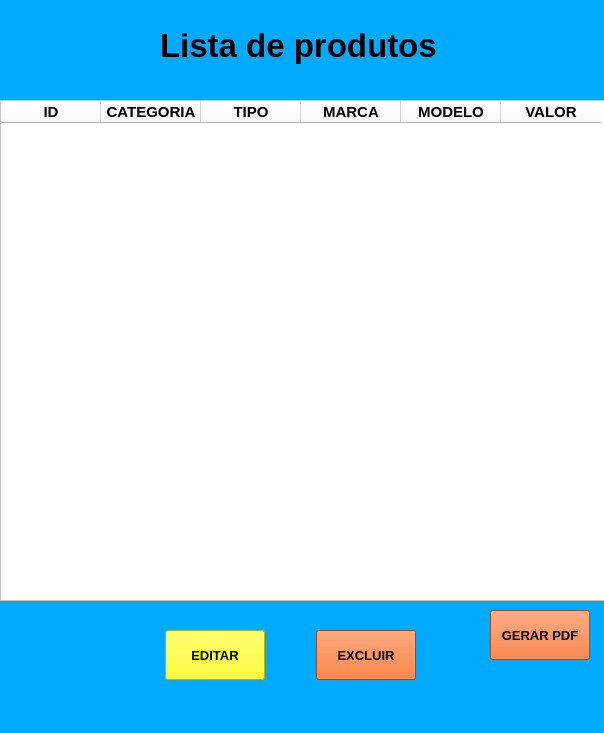
<?xml version="1.0" encoding="UTF-8"?>
<ui version="4.0">
 <class>MainWindow</class>
 <widget class="QMainWindow" name="MainWindow">
  <property name="geometry">
   <rect>
    <x>0</x>
    <y>0</y>
    <width>604</width>
    <height>733</height>
   </rect>
  </property>
  <property name="windowTitle">
   <string>MainWindow</string>
  </property>
  <property name="styleSheet">
   <string notr="true">background-color: rgb(0, 170, 255);</string>
  </property>
  <widget class="QWidget" name="centralwidget">
   <widget class="QLabel" name="label">
    <property name="geometry">
     <rect>
      <x>160</x>
      <y>20</y>
      <width>301</width>
      <height>51</height>
     </rect>
    </property>
    <property name="font">
     <font>
      <pointsize>25</pointsize>
      <weight>75</weight>
      <bold>true</bold>
     </font>
    </property>
    <property name="text">
     <string>Lista de produtos</string>
    </property>
   </widget>
   <widget class="QTableWidget" name="tableWidget">
    <property name="geometry">
     <rect>
      <x>0</x>
      <y>100</y>
      <width>731</width>
      <height>501</height>
     </rect>
    </property>
    <property name="font">
     <font>
      <pointsize>12</pointsize>
      <weight>75</weight>
      <bold>true</bold>
     </font>
    </property>
    <property name="styleSheet">
     <string notr="true">background-color: rgb(255, 255, 255);</string>
    </property>
    <property name="sizeAdjustPolicy">
     <enum>QAbstractScrollArea::AdjustToContents</enum>
    </property>
    <property name="wordWrap">
     <bool>true</bool>
    </property>
    <column>
     <property name="text">
      <string>ID</string>
     </property>
     <property name="font">
      <font>
       <pointsize>11</pointsize>
       <weight>75</weight>
       <bold>true</bold>
      </font>
     </property>
    </column>
    <column>
     <property name="text">
      <string>CATEGORIA</string>
     </property>
     <property name="font">
      <font>
       <pointsize>11</pointsize>
       <weight>75</weight>
       <bold>true</bold>
      </font>
     </property>
    </column>
    <column>
     <property name="text">
      <string>TIPO</string>
     </property>
     <property name="font">
      <font>
       <pointsize>11</pointsize>
       <weight>75</weight>
       <bold>true</bold>
      </font>
     </property>
    </column>
    <column>
     <property name="text">
      <string>MARCA</string>
     </property>
     <property name="font">
      <font>
       <pointsize>11</pointsize>
       <weight>75</weight>
       <bold>true</bold>
      </font>
     </property>
    </column>
    <column>
     <property name="text">
      <string>MODELO</string>
     </property>
     <property name="font">
      <font>
       <pointsize>11</pointsize>
       <weight>75</weight>
       <bold>true</bold>
      </font>
     </property>
    </column>
    <column>
     <property name="text">
      <string>VALOR</string>
     </property>
     <property name="font">
      <font>
       <pointsize>11</pointsize>
       <weight>75</weight>
       <bold>true</bold>
      </font>
     </property>
    </column>
   </widget>
   <widget class="QPushButton" name="btnPDF">
    <property name="geometry">
     <rect>
      <x>490</x>
      <y>610</y>
      <width>100</width>
      <height>50</height>
     </rect>
    </property>
    <property name="maximumSize">
     <size>
      <width>100</width>
      <height>50</height>
     </size>
    </property>
    <property name="font">
     <font>
      <pointsize>10</pointsize>
      <weight>75</weight>
      <bold>true</bold>
     </font>
    </property>
    <property name="styleSheet">
     <string notr="true">background-color: rgb(255, 88, 10);</string>
    </property>
    <property name="text">
     <string>GERAR PDF</string>
    </property>
   </widget>
   <widget class="QWidget" name="horizontalLayoutWidget_6">
    <property name="geometry">
     <rect>
      <x>120</x>
      <y>620</y>
      <width>341</width>
      <height>71</height>
     </rect>
    </property>
    <layout class="QHBoxLayout" name="horizontalLayout_6">
     <item>
      <widget class="QPushButton" name="btnEditar">
       <property name="maximumSize">
        <size>
         <width>100</width>
         <height>50</height>
        </size>
       </property>
       <property name="font">
        <font>
         <pointsize>10</pointsize>
         <weight>75</weight>
         <bold>true</bold>
        </font>
       </property>
       <property name="styleSheet">
        <string notr="true">background-color: rgb(4, 255, 0);
background-color: rgb(255, 255, 0);</string>
       </property>
       <property name="text">
        <string>EDITAR</string>
       </property>
      </widget>
     </item>
     <item>
      <widget class="QPushButton" name="btnExcluir">
       <property name="maximumSize">
        <size>
         <width>100</width>
         <height>50</height>
        </size>
       </property>
       <property name="font">
        <font>
         <pointsize>10</pointsize>
         <weight>75</weight>
         <bold>true</bold>
        </font>
       </property>
       <property name="styleSheet">
        <string notr="true">background-color: rgb(255, 170, 0);
background-color: rgb(255, 85, 0);</string>
       </property>
       <property name="text">
        <string>EXCLUIR</string>
       </property>
      </widget>
     </item>
    </layout>
   </widget>
  </widget>
  <widget class="QMenuBar" name="menubar">
   <property name="geometry">
    <rect>
     <x>0</x>
     <y>0</y>
     <width>604</width>
     <height>21</height>
    </rect>
   </property>
  </widget>
  <widget class="QStatusBar" name="statusbar"/>
 </widget>
 <resources/>
 <connections/>
</ui>
